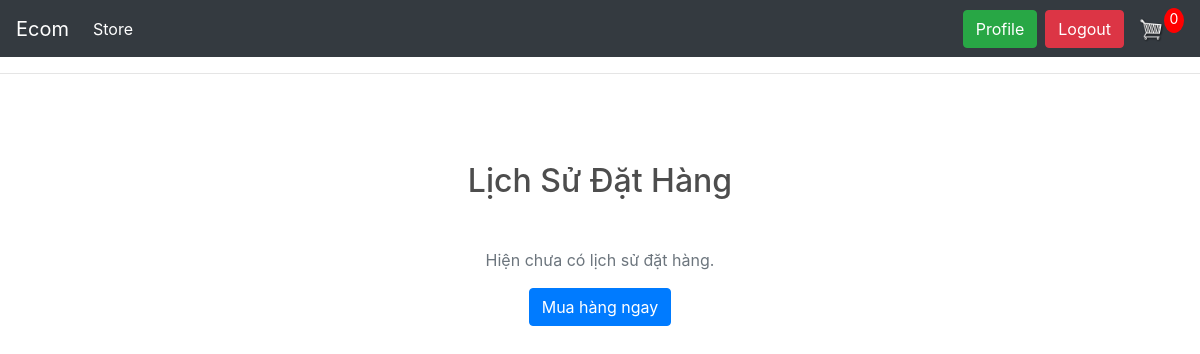
The page /orders/order-history/ (signed in) on the database as committed earlier.
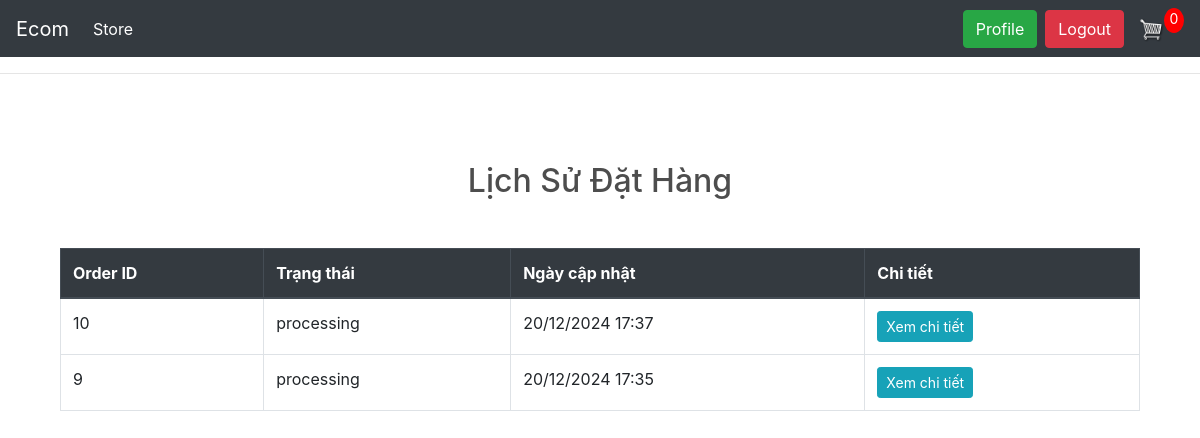
The same page on the database as committed later.
### orders/models.py (models this page shows, shortened)
class OrderHistory(models.Model):
    user = models.ForeignKey(settings.AUTH_USER_MODEL, on_delete=models.CASCADE)
    order = models.ForeignKey(Order, on_delete=models.CASCADE)
    status = models.CharField(max_length=20, choices=Order.STATUS_CHOICES)
    updated_at = models.DateTimeField(default=timezone.now)

class Order(models.Model):
    STATUS_CHOICES = [
        ('in_progress', 'In Progress'),
        ('completed', 'Completed'),
    ]
    user = models.ForeignKey(settings.AUTH_USER_MODEL, on_delete=models.CASCADE)
    cart = models.OneToOneField('cart.Cart', on_delete=models.CASCADE)
    coupon = models.ForeignKey(Coupon, on_delete=models.SET_NULL, blank=True, null=True)
    status = models.CharField(max_length=20, choices=STATUS_CHOICES, default='in_progress')
    ordered_date = models.DateTimeField(default=timezone.now)

### orders/views.py (the view)
# urls.py: path('order-history/', views.order_history, name='order-history'),
@login_required(login_url='login')
def order_history(request):
    history = OrderHistory.objects.filter(user=request.user).order_by('-updated_at')
    return render(request, 'order_history.html', {'history': history})

### templates/order_history.html (shortened to what this page needs)
{% extends "base.html" %}
{% block content %}
<div class="container">
    <h2 class="my-5 text-center">Lịch Sử Đặt Hàng</h2>
    {% if history %}
    <div class="table-responsive">
        <table class="table table-bordered">
            <thead class="thead-dark">
                <tr>
                    <th>Order ID</th>
                    <th>Trạng thái</th>
                    <th>Ngày cập nhật</th>
                    <th>Chi tiết</th>
                </tr>
            </thead>
            <tbody>
                {% for entry in history %}
                <tr>
                    <td>{{ entry.order.id }}</td>
                    <td>{{ entry.get_status_display }}</td>
                    <td>{{ entry.updated_at|date:"d/m/Y H:i" }}</td>
                    <td>
                        <a href="{% url 'order_detail' entry.order.id %}" class="btn btn-info btn-sm">Xem chi tiết</a>
                    </td>
                </tr>
                {% endfor %}
            </tbody>
        </table>
    </div>
    {% else %}
    <div class="text-center">
        <p class="text-muted">Hiện chưa có lịch sử đặt hàng.</p>
        <a href="{% url 'products' %}" class="btn btn-primary">Mua hàng ngay</a>
    </div>
    {% endif %}
</div>
{% endblock %}

Rows that differ between the two databases and show on the page:
added OrderHistory: order.id "10", status "processing", updated_at "20/12/2024 17:37"
added OrderHistory: order.id "9", status "processing", updated_at "20/12/2024 17:35"
Other text that changed with them:
text no longer shown: "Hiện chưa có lịch sử đặt hàng. Mua hàng ngay"
text now shown: "Order ID Trạng thái Ngày cập nhật Chi tiết"
